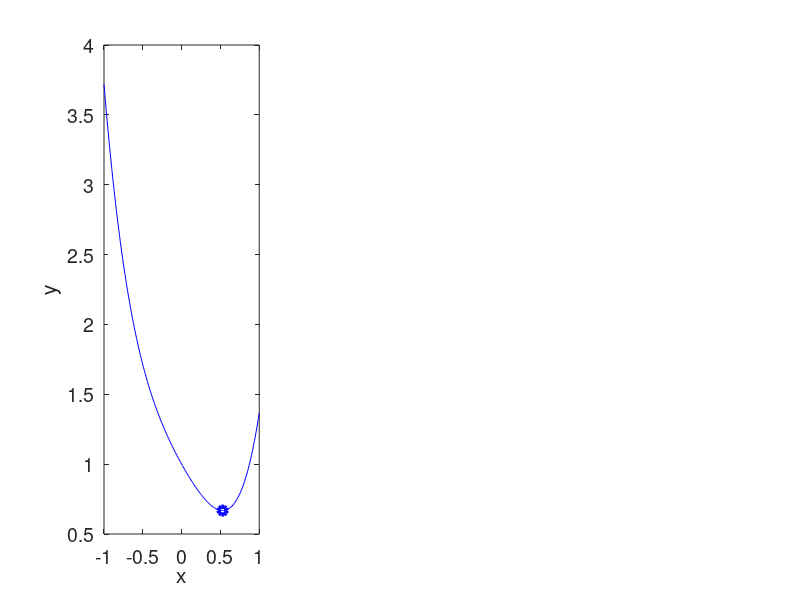

MATLAB code to generate this figure: (Note: this script raises an error after producing the figure.)
addpath('../code');

set(0, 'defaultaxesfontsize', 14);
set(0, 'defaulttextfontsize', 14);


% целевая функция
f = @(X) X.^4 + exp(-X)
% область определения
X = -1:0.01:1;
% отрезок поиска
[a b] = deal(-0.5, 1)
e = 0.1

% минимум
[targetxm, targetym] = fminbnd(f, a, b)

M = {@dichotomy, @gold, @fibonacci};
Name = {'Дихотомии', 'Золотого сечения', 'Фибоначчи'};


% поиск минимума

for i = 1:length(M)
    subplot(1, 3, i);

    plot(X, f(X), 'Color', 'b');
    xlabel('x');
    ylabel('y');
    hold on;

    plot(targetxm, targetym, 'bo', 'LineWidth', 3);


    [xm, ym, info] = M{i}(f, a, b, e);
    title([Name{i} ', Шагов ' num2str(info.nstep) ', Вычислений ' num2str(info.ncalc)]);

    segment = plot([info.Approx(1, 1) info.Approx(1, 2)], [0 0], 'Color', 'r', 'LineWidth', 3);
    for j = 1:length(info.Approx) - 1
        st = info.Approx(j, :);
        en = info.Approx(j+1, :);
        if st(1) != en(1) 
            shinkseg(st(1), en(1), segment, 1);
        end
        if st(2) != en(2) 
            shinkseg(st(2), en(2), segment, 1);
        end
    end

    plot(xm, ym, 'ro', 'LineWidth', 3); 
end

% зависимость от точности
figure;
hold on;

E = linspace(0.0001, 0.2, 100);
for i = 1:length(M)
    N = [];
    for e = E
        [xm ym info] = M{i}(f, a, b, e);
        N = [N info.ncalc];
    end
    plot(E, N);
end

legend(Name);
xlabel('Погрешность');
ylabel('Вычислений');


pause
